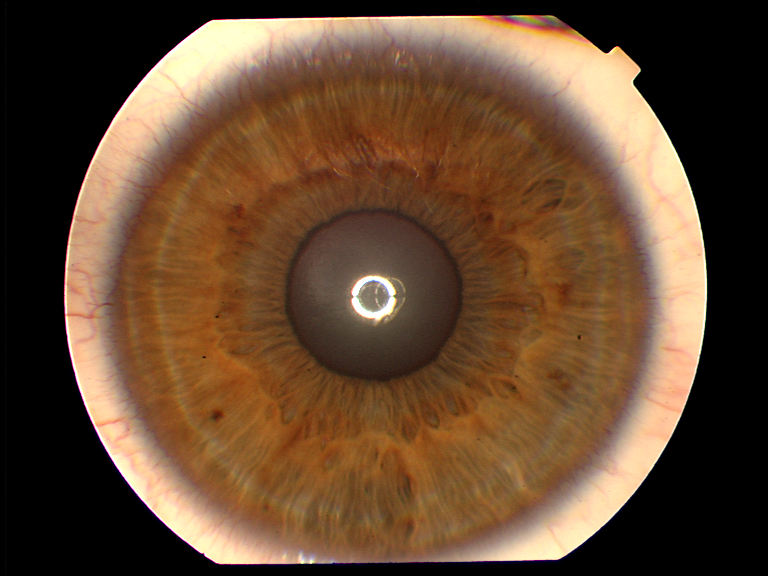
#> input picture iris_dataset/iris_images/iris17_24/left/017L_1.png, 768 x 576 px; its folder holds only this picture in this run
$ python -i iris_recognition.py   (imports and definitions only)
#> lines starting #> are read from the running program, lines starting #| are printed output that depends on the picture
import os
import cv2
import numpy as np

# Path to dataset
DATASET_PATH = "C:/Users/Harika/Desktop/e_voting/iris_dataset/iris_images"

def match_iris(image_path):
    """
    Compare the uploaded image with images in the dataset.
    Returns "Match Found!" if a match is found, otherwise "Match Not Found!".
    """
    # Load the uploaded image in grayscale
    input_img = cv2.imread(image_path, cv2.IMREAD_GRAYSCALE)
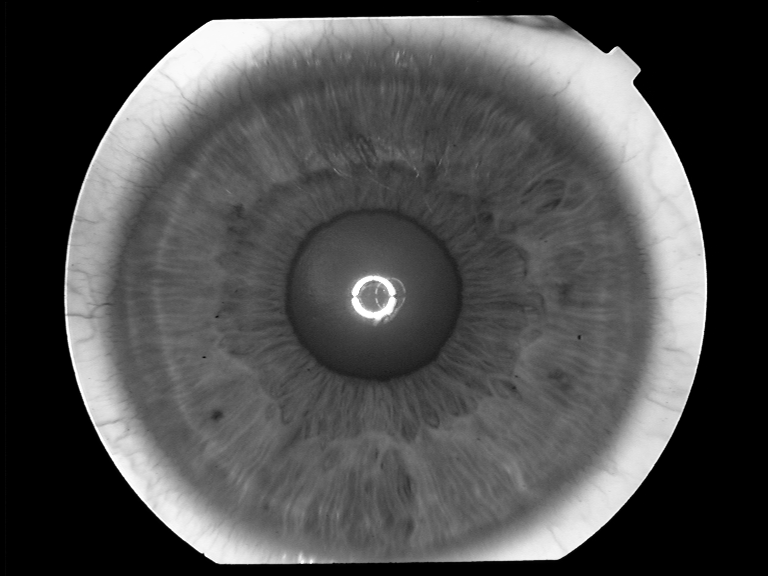
#> input_img: shape (576, 768); min 0, max 255, mean 78
    if input_img is None:
        return "Invalid Image"

    # Resize the input image to a fixed size for consistent comparison
    input_img = cv2.resize(input_img, (64, 64))
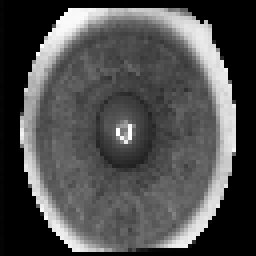
#> input_img: shape (64, 64) (shown 4 times larger); min 0, max 255, mean 78.2

    # Initialize variables to track the best match
    best_similarity = -1
    best_match = "Match Not Found!"

    # Iterate through the dataset
    for folder in os.listdir(DATASET_PATH):
        folder_path = os.path.join(DATASET_PATH, folder)
        for eye_side in ["left", "right"]:
            side_path = os.path.join(folder_path, eye_side)
            if not os.path.exists(side_path):
                continue

            # Iterate through images in the side folder
            for img_name in os.listdir(side_path):
                img_path = os.path.join(side_path, img_name)
                dataset_img = cv2.imread(img_path, cv2.IMREAD_GRAYSCALE)
                if dataset_img is None:
                    continue

                # Resize the dataset image to match the input image size
                dataset_img = cv2.resize(dataset_img, (64, 64))

                # Compare histograms for similarity
                hist1 = cv2.calcHist([input_img], [0], None, [256], [0, 256])
#> hist1 = 256 values, max 1183 at index 0, min 0 at index 9, mean 16
                hist2 = cv2.calcHist([dataset_img], [0], None, [256], [0, 256])
#> hist2 has the same summary as hist1
                similarity = cv2.compareHist(hist1, hist2, cv2.HISTCMP_CORREL)
#> similarity = 1

                # Update the best match if the current similarity is higher
                if similarity > best_similarity:
                    best_similarity = similarity
#> best_similarity = 1

                # If similarity exceeds the threshold, return "Match Found!"
                if similarity > 0.9:  # Threshold for match
                    return "Match Found!"

    # If no match is found, return the best similarity score for debugging
    return f"Match Not Found! (Best Similarity: {best_similarity:.2f})"

>>> result = match_iris('iris_dataset/iris_images/iris17_24/left/017L_1.png')
